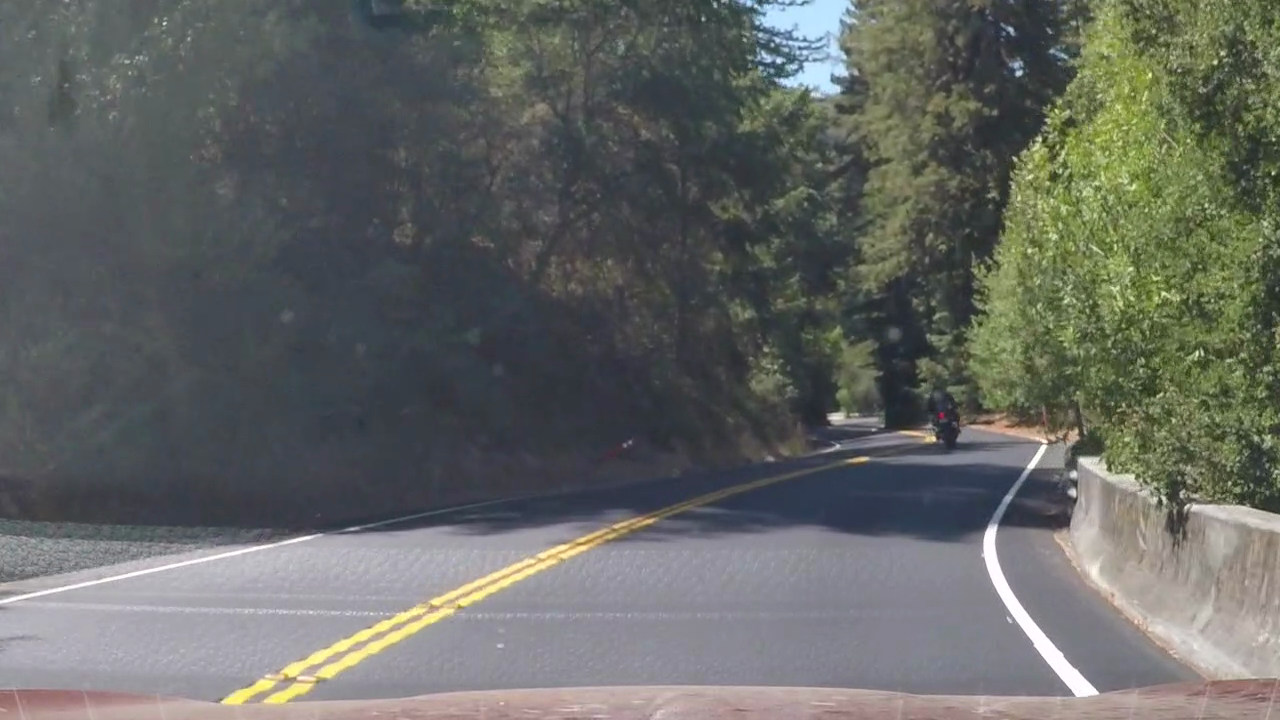
#> input picture test_images/snapshot.png, 1280 x 720 px; its folder holds only this picture in this run
$ jupyter execute --allow-errors P1.ipynb   (shell and % lines are left out)
#> lines starting #> are read from the running program, lines starting #| are printed output that depends on the picture
# **Finding Lane Lines on the Road**
***
In this project, you will use the tools you learned about in the lesson to identify lane lines on the road.  You can develop your pipeline on a series of individual images, and later apply the result to a video stream (really just a series of images). Check out the video clip "raw-lines-example.mp4" (also contained in this repository) to see what the output should look like after using the helper functions below.

Once you have a result that looks roughly like "raw-lines-example.mp4", you'll need to get creative and try to average and/or extrapolate the line segments you've detected to map out the full extent of the lane lines.  You can see an example of the result you're going for in the video "P1_example.mp4".  Ultimately, you would like to draw just one line for the left side of the lane, and one for the right.

---
Let's have a look at our first image called 'test_images/solidWhiteRight.jpg'.  Run the 2 cells below (hit Shift-Enter or the "play" button above) to display the image.

**Note** If, at any point, you encounter frozen display windows or other confounding issues, you can always start again with a clean slate by going to the "Kernel" menu above and selecting "Restart & Clear Output".

---

**The tools you have are color selection, region of interest selection, grayscaling, Gaussian smoothing, Canny Edge Detection and Hough Tranform line detection.  You  are also free to explore and try other techniques that were not presented in the lesson.  Your goal is piece together a pipeline to detect the line segments in the image, then average/extrapolate them and draw them onto the image for display (as below).  Once you have a working pipeline, try it out on the video stream below.**

---

<figure>

 <figcaption>
 <p></p>
 <p style="text-align: center;"> Your output should look something like this (above) after detecting line segments using the helper functions below </p>
 </figcaption>
</figure>
 <p></p>
<figure>

 <figcaption>
 <p></p>
 <p style="text-align: center;"> Your goal is to connect/average/extrapolate line segments to get output like this</p>
 </figcaption>
</figure>

[cell 1]
#importing some useful packages
import matplotlib.pyplot as plt
import matplotlib.image as mpimg
import numpy as np
import cv2

#> (a cell that did not finish here is left out)

**Some OpenCV functions (beyond those introduced in the lesson) that might be useful for this project are:**

`cv2.inRange()` for color selection
`cv2.fillPoly()` for regions selection
`cv2.line()` to draw lines on an image given endpoints
`cv2.addWeighted()` to coadd / overlay two images
`cv2.cvtColor()` to grayscale or change color
`cv2.imwrite()` to output images to file
`cv2.bitwise_and()` to apply a mask to an image

**Check out the OpenCV documentation to learn about these and discover even more awesome functionality!**

Below are some helper functions to help get you started. They should look familiar from the lesson!

[cell 3]
import math
from functools import partial

def grayscale(img):
    """Applies the Grayscale transform
    This will return an image with only one color channel
    but NOTE: to see the returned image as grayscale
    you should call plt.imshow(gray, cmap='gray')"""
    return cv2.cvtColor(img, cv2.COLOR_BGR2GRAY)

# [5 lines left out: function color, not called in this run]

def canny(img, low_threshold, high_threshold):
    """Applies the Canny transform"""
    return cv2.Canny(img, low_threshold, high_threshold)

def gaussian_blur(img, kernel_size):
    """Applies a Gaussian Noise kernel"""
    return cv2.GaussianBlur(img, (kernel_size, kernel_size), 0)

# [169 lines left out: functions region_of_interest, split_lines, extrapolate_line, extrapolate_lines, distance, merge_lists and 6 more, not called in this run]

[cell 4]
def pipeline(image, prev_left = None, prev_right = None):
    ysize = image.shape[0]
    xsize = image.shape[1]

    # Blur a grayscale version of the image
    gray_img = grayscale(image)
    blurred = gaussian_blur(gray_img, 5)

    # Color threshold and Canny images
    ret, thresholded1 = cv2.threshold(blurred, 0, 255, cv2.THRESH_BINARY + cv2.THRESH_OTSU)
    col_blurred = gaussian_blur(image, 5)
    thresholded2 = cv2.inRange(col_blurred, np.array([180,180,0]), np.array([255,255,255]))
    thresholded = cv2.bitwise_and(thresholded1, thresholded2)
    edges = canny(blurred, 70, 210)

    # Crop ROI
    ymid = ysize / 2
    xmid = xsize / 2
    horizon = int(ysize * 0.6)
    horizon_w = int(xsize * 0.05)
    tl_corner = [xmid - horizon_w, horizon]
    tr_corner = [xmid + horizon_w, horizon]
    bl_corner = [0, ysize - 1]
    br_corner = [xsize - 1, ysize - 1]
    roi = np.array([[bl_corner, tl_corner, tr_corner, br_corner]], dtype=np.int32)

    cropped_blurred = np.copy(color(blurred))
    cv2.polylines(cropped_blurred, roi, False, [0,0,255], 3)
    cropped_thresholded = region_of_interest(thresholded, roi)
    cropped_edges = region_of_interest(edges, roi)

    # Hough lines
    rho = 5
    theta = 5 * np.pi/180
    threshold = 100
    min_line_len = 10
    max_line_gap = 220

    lines1 = hough_lines(cropped_thresholded, rho, theta, threshold, min_line_len, max_line_gap)
    lines2 = hough_lines(cropped_edges, rho, theta, threshold, min_line_len, max_line_gap)
    houghed1 = np.copy(color(thresholded))
    houghed2 = np.copy(color(edges))

    cv2.polylines(houghed1, roi, False, [0,0,255], 3)
    cv2.polylines(houghed2, roi, False, [0,0,255], 3)

    draw_lines(houghed1, lines1)
    draw_lines(houghed2, lines2)

    # Get the lane boundries from the two types of images
    lb_left1, lb_right1 = calculate_lane(horizon, ysize - 1, lines1)
    lb_left2, lb_right2 = calculate_lane(horizon, ysize - 1, lines2)

    ll = merge_lists(lb_left1, lb_left2)
    ll = collapse_lines(ll)
    rr = merge_lists(lb_right1, lb_right2)
    rr = collapse_lines(rr)

    # Use previous step to make line transitions smoother
    ll = merge_and_collapse(ll, prev_left)
    rr = merge_and_collapse(rr, prev_right)

    lane_img = np.zeros((*blurred.shape, 3), dtype=np.uint8)
    draw_lines(lane_img, ll, color=[255,0,0], thickness = 9)
    draw_lines(lane_img, rr, color=[0,255,0], thickness = 9)

    final_img = weighted_img(lane_img, image)

    return final_img, color(blurred), cropped_blurred, color(thresholded), color(edges), houghed1, houghed2, ll, rr

# [6 lines left out: function combine, not called in this run]

## Test on Images

Now you should build your pipeline to work on the images in the directory "test_images"
**You should make sure your pipeline works well on these images before you try the videos.**

[cell 5]
import os
test_images = os.listdir("test_images/")
#> test_images = ['snapshot.png']
print(test_images)
#| ['snapshot.png']
image = mpimg.imread("test_images/" + test_images[0])
#> image is the input picture: shape (720, 1280, 4) float32; mean R, G, B, A 0.397, 0.408, 0.394, 1

def read_process_save(file_name):
    image = mpimg.imread("test_images/" + file_name)
    final_img, _, _, _, _, _, _, _, _ = pipeline(image)
    mpimg.imsave("test_images/processed_" + file_name, final_img)

#> (the rest of this cell did not finish here and is left out)

#> in grayscale, `return cv2.cvtColor(img, cv2.COLOR_BGR2GRAY)`:
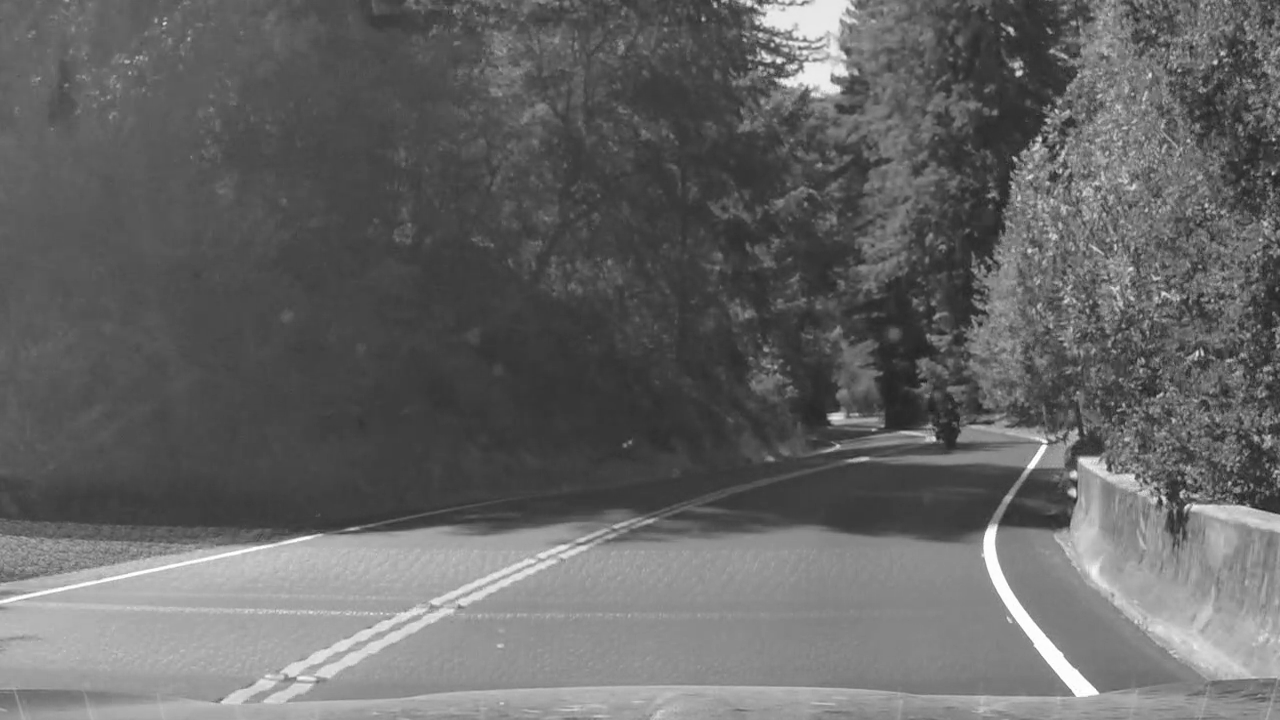
#> returned value: shape (720, 1280) float32; min 0.106, max 1, mean 0.402
combined = combine(cropped_blurred, houghed2, final_img, houghed1)

# Visualise the first image

plt.imshow(image)
plt.show()

plt.imshow(cropped_blurred)
plt.show()

plt.hist(blurred.ravel(),256,[0,256]);
plt.show()

plt.imshow(thresholded)
plt.show()

plt.imshow(edges)
plt.show()

plt.imshow(houghed1)
plt.show()

plt.imshow(houghed2)
plt.show()

plt.imshow(combined)
plt.show()

plt.imshow(final_img);
plt.show()

run your solution on all test_images and make copies into the test_images directory).

#> (a cell that did not finish here is left out)
